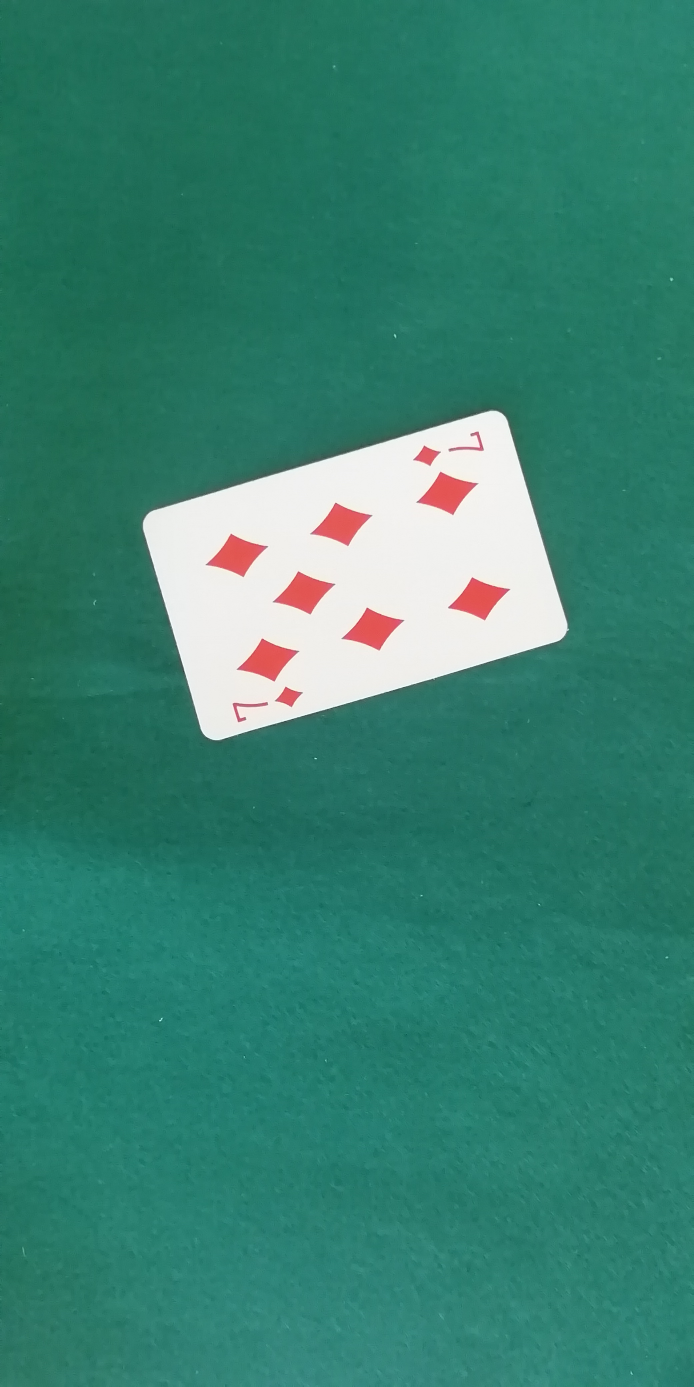
#> input picture Practica 4/Baraja_p_ker_1/Training/IMG_20210321_121516.jpg, 2080 x 4160 px (shown at 1/3 size); its folder holds only this picture in this run
$ python umbralizacion_color.py
#> lines starting #> are read from the running program, lines starting #| are printed output that depends on the picture; after the words box and inside, x2 and y2 are one past the last pixel; in counts of white or black regions, pixels touching at a corner belong together
# umbralizacon_global.py
#
# Programa pasa realizar operaciones de umbralización por rangos de color con imágenes RGB
# convertidas a HSV.
#
# Autor: José M Valiente    Fecha: marzo 2023
#

from __future__ import print_function
import cv2
import argparse
import os
import tkinter as tk
from tkinter import filedialog
import numpy as np


max_value = 255
max_value_H = 360//2
# Valores iniciales para detectar el fondo verde de las cartas
# En HSV, el verde está alrededor de H=60 (en escala 0-180)
low_H = 40   # Verde amarillento
low_S = 50   # Saturación mínima para evitar grises
low_V = 50   # Valor mínimo para evitar negros
high_H = 80  # Verde azulado
high_S = max_value  # Máxima saturación
high_V = max_value  # Máximo brillo
window_name = 'Original image'
window_thresholded = 'Thresholded result'
low_H_name = 'Low H'
low_S_name = 'Low S'
low_V_name = 'Low V'
high_H_name = 'High H'
high_S_name = 'High S'
high_V_name = 'High V'

def on_low_H_thresh_trackbar(val):
    global low_H
    global high_H
    low_H = val
    low_H = min(high_H-1, low_H)
    cv2.setTrackbarPos(low_H_name, window_thresholded, low_H)
def on_high_H_thresh_trackbar(val):
    global low_H
    global high_H
    high_H = val
    high_H = max(high_H, low_H+1)
    cv2.setTrackbarPos(high_H_name, window_thresholded, high_H)
def on_low_S_thresh_trackbar(val):
    global low_S
    global high_S
    low_S = val
    low_S = min(high_S-1, low_S)
    cv2.setTrackbarPos(low_S_name, window_thresholded, low_S)
def on_high_S_thresh_trackbar(val):
    global low_S
    global high_S
    high_S = val
    high_S = max(high_S, low_S+1)
    cv2.setTrackbarPos(high_S_name, window_thresholded, high_S)
def on_low_V_thresh_trackbar(val):
    global low_V
    global high_V
    low_V = val
    low_V = min(high_V-1, low_V)
    cv2.setTrackbarPos(low_V_name, window_thresholded, low_V)
def on_high_V_thresh_trackbar(val):
    global low_V
    global high_V
    high_V = val
    high_V = max(high_V, low_V+1)
    cv2.setTrackbarPos(high_V_name, window_thresholded, high_V)


frame_HSV = np.zeros((256, 256, 1), dtype = "uint8")

cv2.namedWindow(window_name, flags=cv2.WINDOW_NORMAL | cv2.WINDOW_KEEPRATIO | cv2.WINDOW_GUI_EXPANDED)
#cv2.resizeWindow(window_name,520,1040)
cv2.namedWindow(window_thresholded,  flags=cv2.WINDOW_NORMAL | cv2.WINDOW_KEEPRATIO)
cv2.createTrackbar(low_H_name, window_thresholded , low_H, max_value_H, on_low_H_thresh_trackbar)
cv2.createTrackbar(high_H_name, window_thresholded , high_H, max_value_H, on_high_H_thresh_trackbar)
cv2.createTrackbar(low_S_name, window_thresholded , low_S, max_value, on_low_S_thresh_trackbar)
cv2.createTrackbar(high_S_name, window_thresholded , high_S, max_value, on_high_S_thresh_trackbar)
cv2.createTrackbar(low_V_name, window_thresholded , low_V, max_value, on_low_V_thresh_trackbar)
cv2.createTrackbar(high_V_name, window_thresholded , high_V, max_value, on_high_V_thresh_trackbar)


folders = './Baraja_p_ker_1/Training/'  # Carpeta con las cartas de poker

folder_name = filedialog.askdirectory(initialdir=folders)
#> the answer given: Baraja_p_ker_1/Training

f2Name = folder_name + '/'
list_files = os.scandir(f2Name)
for ent in list_files:
     if ent.is_file() and ent.name.endswith('.jpg'):
         filename = f2Name + ent.name
         frame = cv2.imread(filename)
#> frame is the input picture: shape (4160, 2080, 3); mean B, G, R 113.6, 129.7, 56.5
         cv2.imshow(window_name, frame)

         frame_HSV = cv2.cvtColor(frame, cv2.COLOR_BGR2HSV)
#> frame_HSV: shape (4160, 2080, 3); mean H, S, V 79.2, 160.7, 131.2
         key = -1
         while (key == -1):
             key=cv2.pollKey()
#> (key q is pressed here)
             # Umbralización por rango de color usando HSV
             # cv2.inRange(src, lowerb, upperb) -> máscara
             # src: imagen fuente en HSV
             # lowerb: límite inferior [H,S,V]
             # upperb: límite superior [H,S,V]
             frame_threshold = cv2.inRange(frame_HSV,
                                        (low_H, low_S, low_V),
                                        (high_H, high_S, high_V))
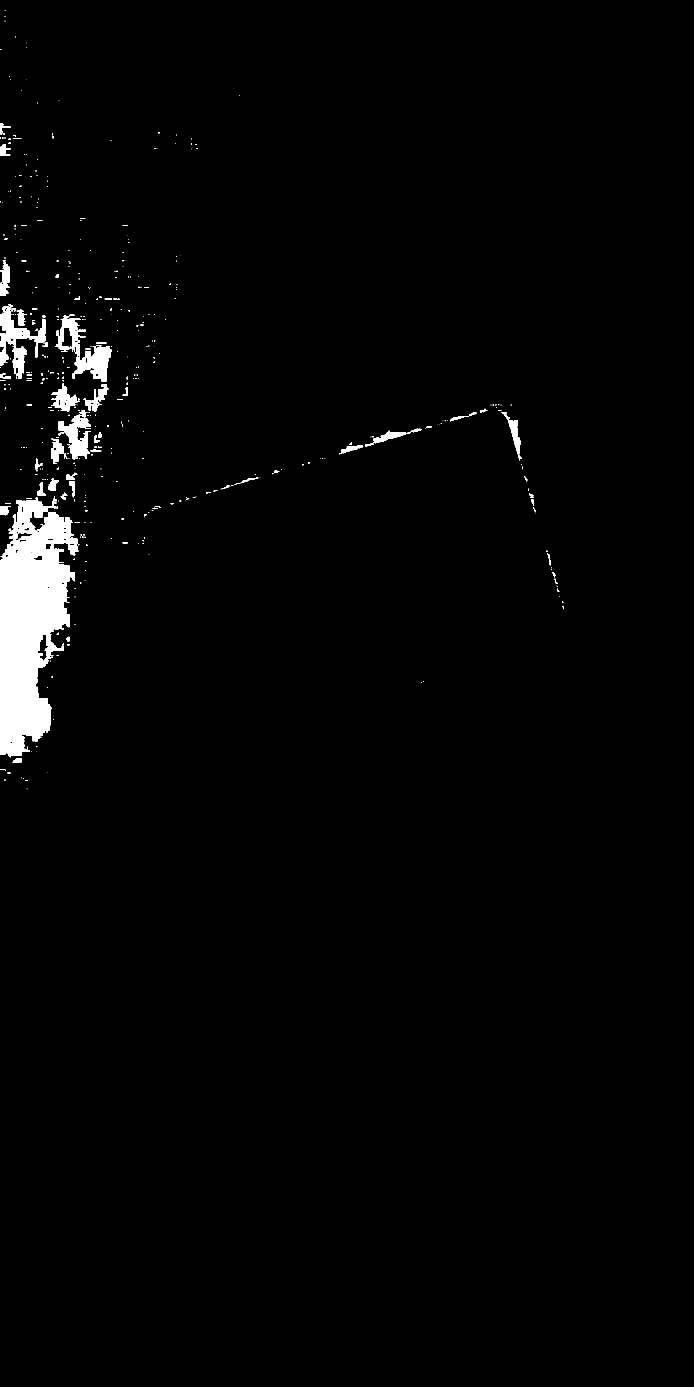
#> frame_threshold: shape (4160, 2080) (shown at 1/3 size); 1.9% white; 456 white regions (334 under 20 px), largest, box (x1, y1, x2, y2) and area: (0, 1488, 236, 2272) 112564, (166, 956, 336, 1144) 10654, (0, 912, 138, 1136) 9673

             cv2.imshow(window_thresholded, frame_threshold)
         if key == ord('q') or key == 27:    # 'q' o ESC para acabar
             break

cv2.destroyWindow(window_name)
cv2.destroyWindow(window_thresholded)
